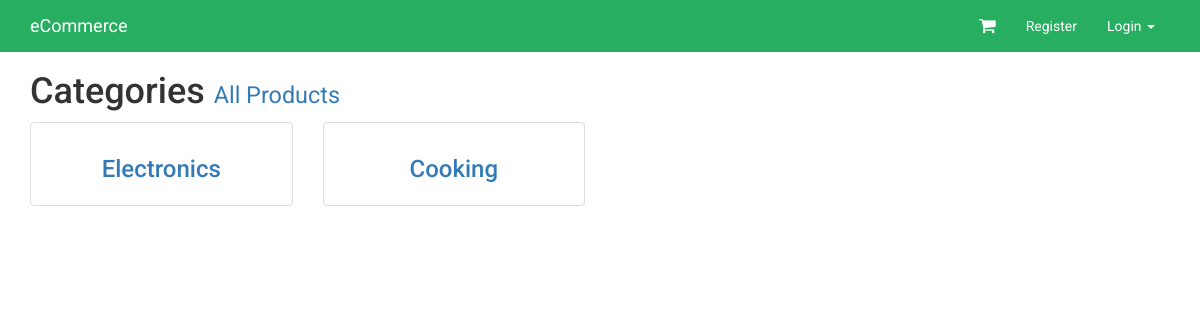
The page /categories/ on the database as committed earlier.
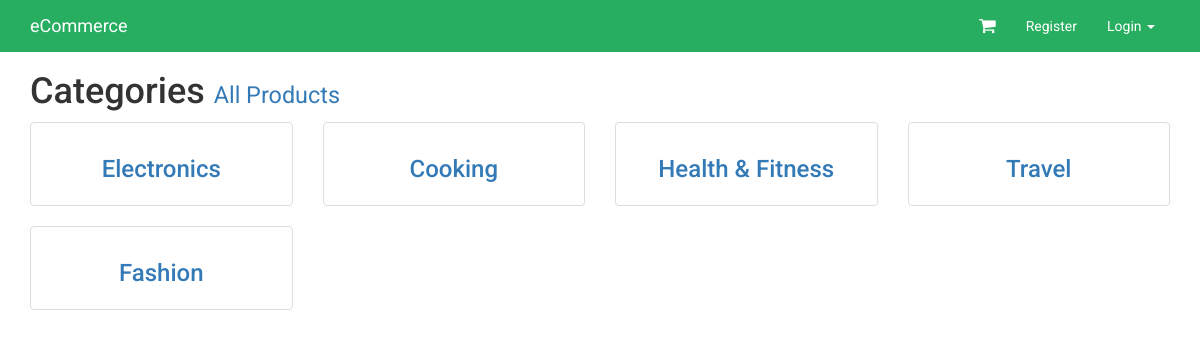
The same page on the database as committed later.
### products/models.py (models this page shows, shortened)
class Category(models.Model):
	title = models.CharField(max_length=120, unique=True)
	slug = models.SlugField(unique=True)
	description = models.TextField(null=True, blank=True)
	active = models.BooleanField(default=True)
	timestamp = models.DateTimeField(auto_now_add=True, auto_now=False)
	def get_absolute_url(self):
		return reverse("category_detail", kwargs={"slug": self.slug })
	def get_category_image_url(self):
		img = self.categoryimage_set.first()
		if img:
			return img.image.url
		else:
			return img #None

### products/views.py (the view)
class CategoryListView(ListView):
	model = Category
	queryset= Category.objects.all()

### products/templates/products/category_list.html (shortened to what this page needs)
{% extends 'base.html' %}
{% block content %}
<h1> Categories <small><a href='{% url "product_list" %}'>All Products</a></small></h1>
<div class='row'>
{% for category in category_list %}
<div class='col-sm-3'>
				<div class="thumbnail text-center">
					<div class="caption">
	        			<h3><a href='{{ category.get_absolute_url }}'>{{category.title}}</a></h3>
      				</div>
				</div>
			</div>
			{% cycle '' '' '' ''  '</div><div class="row">' %}
{% endfor %}
</div>
{% endblock %}

Rows that differ between the two databases and show on the page:
added Category: title "Health & Fitness"
added Category: title "Travel"
added Category: title "Fashion"
